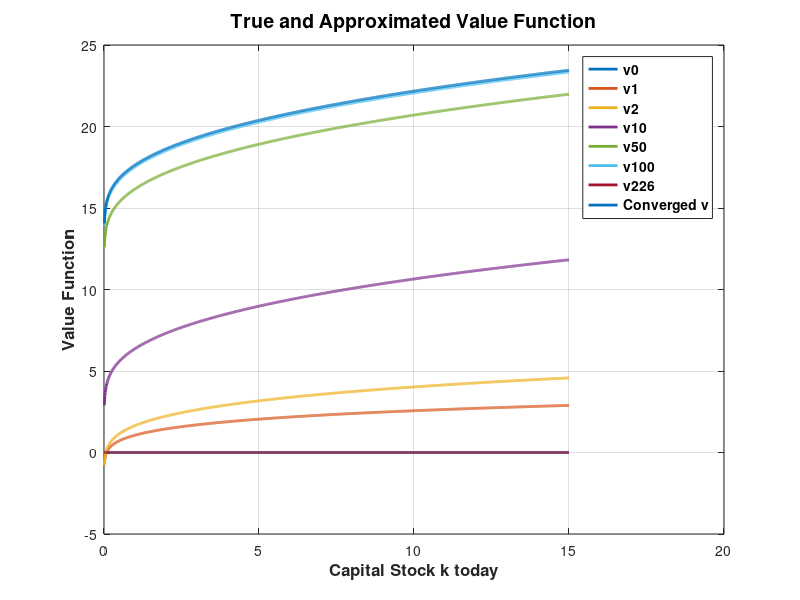
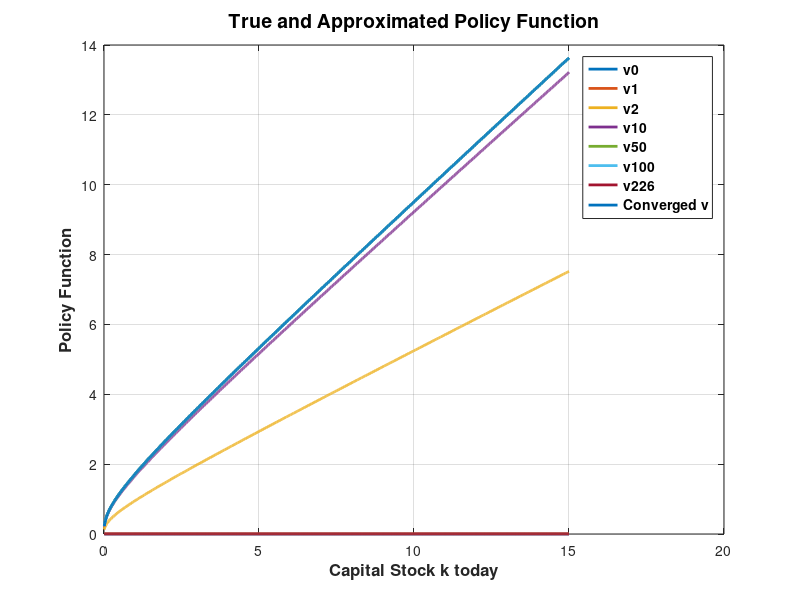
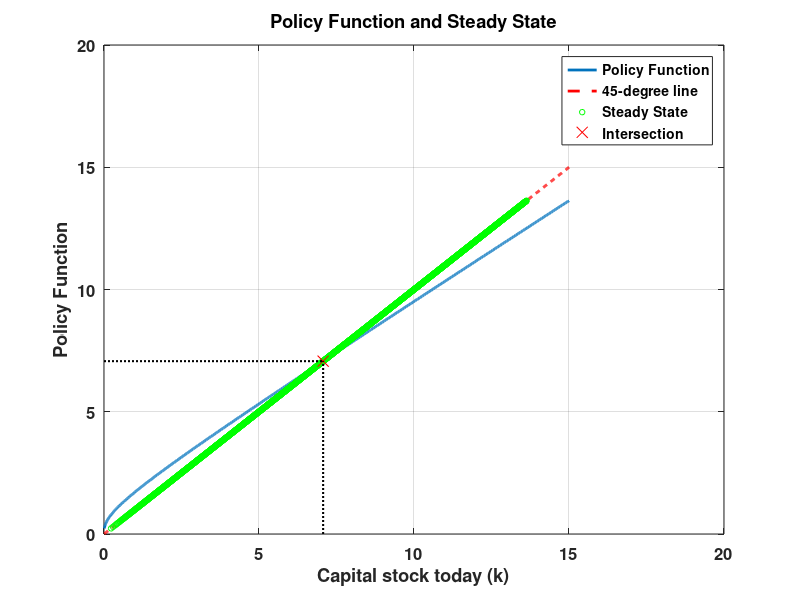
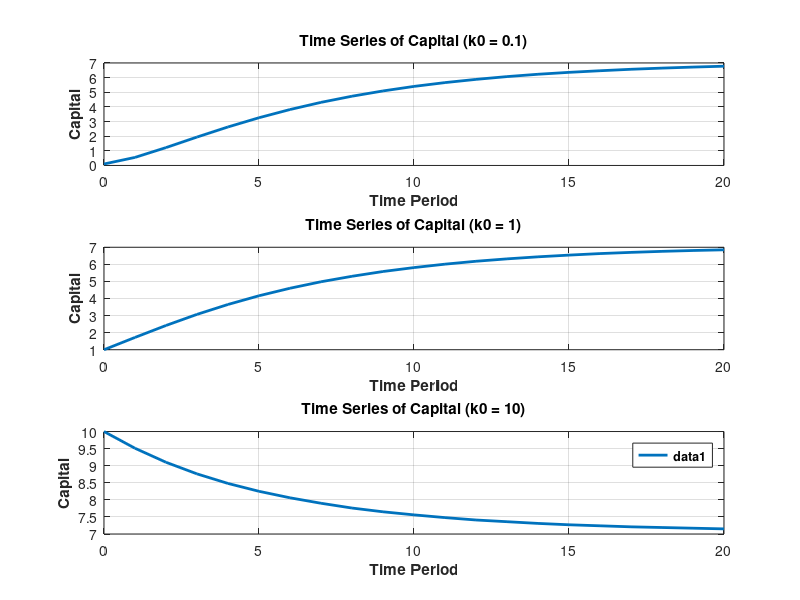

Write MATLAB code to recreate these figures, in order. (Note: this script raises an error after producing the figures.)
%%%%%%%%%%%%%%%%% Parameter Setting %%%%%%%%%%%%%%%%%%%%%%%%%%%%%%%%%%%%%%%
alpha       = 0.3;      % Capital share
beta        = 0.95;     % Discounted rate
A           = 2;
delta       = 0.1;     % Depreciation rate of capital stock
tol         = 1e-5;     % Convergence tolerance
error       = 1;        % Initial value of error
iter        = 1;        % Number of loops
% Set the iterations for which you want to save the value function
iterations_to_save = [0, 1, 2, 10, 50, 100, 226];
%%%%%%%%%%%%%%%%% Grid And Initial Guess %%%%%%%%%%%%%%%%%%%%%%%%%%%%%%%%%%
% Compute the steady state of capital
kss     = (((1/beta)+delta-1)/(A*alpha))^(1/(alpha-1));
kmin    = 0.01;
kmax    = 15;

% Generate grids
nk      = 1500;  % Choose No. of grids to cover kss
kgrid   = linspace(kmin, kmax, nk)';

% Initial guess of value function
v       = zeros(nk,1);
tv      = zeros(nk,1);
dr      = zeros(nk,1);
%%%%%%%%%%%%%%%%% Main Loop %%%%%%%%%%%%%%%%%%%%%%%%%%%%%%%%%%%%%%%%%%%%%%%
consumption = 2*kgrid.^alpha + (1- delta).*kgrid - kgrid'; 
consumption(consumption < 0) = NaN;

utility = log(consumption);
utility(isnan(utility)) = -inf;
% Initialize variables to store value functions at specific iterations
v0 = zeros(nk,1);
v1 = zeros(nk,1);
v2 = zeros(nk,1);
v10 = zeros(nk,1);
v50 = zeros(nk,1);
v100 = zeros(nk,1);
v226 = zeros(nk,1);
kp0 = zeros(nk,1);
kp1 = zeros(nk,1);
kp2 = zeros(nk,1);
kp10 = zeros(nk,1);
kp50 = zeros(nk,1);
kp100 = zeros(nk,1);
kp226 = zeros(nk,1);
while error > tol
    [tv, dr] = max(utility + beta*v', [], 2);
    error    = max(abs(tv - v));
    v        = tv;
    
    % Check if the current iteration is in the list to save
    if ismember(iter, iterations_to_save)
        % Store the value function in the corresponding variable
        switch iter
            case 0
                kp0 = kgrid(dr);
                v0 = v;
            case 1
                kp1 = kgrid(dr);
                v1 = v;
            case 2
                kp2 = kgrid(dr);
                v2 = v;
            case 10
                kp10 = kgrid(dr);
                v10 = v;
            case 50
                kp50 = kgrid(dr);
                v50 = v;
            case 100
                kp100 = kgrid(dr);
                v100 = v;
            case 226
                kp226 = kgrid(dr);
                v226 = v;
        end
    end

    iter     = iter + 1;
end

% Policy function
kp = kgrid(dr);
cp = 2*kgrid.^alpha + (1 - delta).*kgrid - kp;
% Create a figure with a white background
figure('Color', 'w');

% Plot v0 with a thicker line
plot(kgrid, v0, 'LineWidth', 2);
hold on;

% Plot v1 with a thicker line
plot(kgrid, v1, 'LineWidth', 2);

% Plot v2 with a thicker line
plot(kgrid, v2, 'LineWidth', 2);

% Plot v10 with a thicker line
plot(kgrid, v10, 'LineWidth', 2);

% Plot v50 with a thicker line
plot(kgrid, v50, 'LineWidth', 2);

% Plot v100 with a thicker line
plot(kgrid, v100, 'LineWidth', 2);

% Plot v226 with a thicker line
plot(kgrid, v226, 'LineWidth', 2);

% Plot converged v with a thicker line
plot(kgrid, v, 'LineWidth', 2);

% Label the axes with thicker text
xlabel('Capital Stock k today', 'FontSize', 12, 'FontWeight', 'bold');
ylabel('Value Function', 'FontSize', 12, 'FontWeight', 'bold');
title('True and Approximated Value Function', 'FontSize', 14, 'FontWeight', 'bold');
legend('v0', 'v1', 'v2', 'v10', 'v50', 'v100', 'v226', 'Converged v', 'FontSize', 10, 'FontWeight', 'bold');

% Add gridlines
grid on;

% Hold off to stop overlaying additional plots
hold off;

% Create a figure with a white background for the policy function
figure('Color', 'w');

% Plot kp0 with a thicker line
plot(kgrid, kp0, 'LineWidth', 2);
hold on;

% Plot kp1 with a thicker line
plot(kgrid, kp1, 'LineWidth', 2);

% Plot kp2 with a thicker line
plot(kgrid, kp2, 'LineWidth', 2);

% Plot kp10 with a thicker line
plot(kgrid, kp10, 'LineWidth', 2);

% Plot kp50 with a thicker line
plot(kgrid, kp50, 'LineWidth', 2);

% Plot kp100 with a thicker line
plot(kgrid, kp100, 'LineWidth', 2);

% Plot kp226 with a thicker line
plot(kgrid, kp226, 'LineWidth', 2);

% Plot converged kp with a thicker line
plot(kgrid, kp, 'LineWidth', 2);

% Label the axes with thicker text
xlabel('Capital Stock k today', 'FontSize', 12, 'FontWeight', 'bold');
ylabel('Policy Function', 'FontSize', 12, 'FontWeight', 'bold');
title('True and Approximated Policy Function', 'FontSize', 14, 'FontWeight', 'bold');
legend('v0', 'v1', 'v2', 'v10', 'v50', 'v100', 'v226', 'Converged v', 'FontSize', 10, 'FontWeight', 'bold');

% Add gridlines
grid on;

% Hold off to stop overlaying additional plots
hold off;

%%%%%%%%%%%%%%%%% steady state %%%%%%%%%%%%%%%%%%%%%%%%%%%%%%%%%%%%%%%
% Create a figure with a white background
figure('Color', 'w');

% Plot the policy function with a thicker line
plot(kgrid, kp, 'LineWidth', 2);
hold on;

% Plot the 45-degree line with a thicker red line
plot(kgrid, kgrid, '--r', 'LineWidth', 2);

% Label the axes with a larger font size and thicker font
xlabel('Capital stock today (k)', 'FontSize', 16, 'FontWeight', 'bold');
ylabel('Policy Function', 'FontSize', 16, 'FontWeight', 'bold');
title('Policy Function and Steady State', 'FontSize', 18, 'FontWeight', 'bold');

% Add gridlines
grid on;

% Find the steady-state level of capital
steady_state = interp1(kgrid, kp, kgrid, 'linear', 'extrap');

% Highlight the steady state with a smaller green circle
plot(steady_state, steady_state, 'og', 'MarkerSize', 4);

% Find the intersection with the 45-degree line
intersection = fminbnd(@(k) abs(k - interp1(kgrid, kp, k)), min(kgrid), max(kgrid));

% Highlight the intersection with a red "X"
plot(intersection, intersection, 'rx', 'MarkerSize', 8);

% Connect the intersection point to the axes with thicker dotted lines
plot([intersection, intersection], [0, intersection], ':k', 'LineWidth', 1.5);
plot([0, intersection], [intersection, intersection], ':k', 'LineWidth', 1.5);

% Display the steady-state value and intersection coordinates with a larger font size and thicker font
fprintf('Steady-State Level of Capital: %.4f\n', steady_state);
fprintf('Intersection coordinates: (%.4f, %.4f)\n', intersection, intersection);

% Set axis labels to be in bold and larger font
set(gca, 'FontWeight', 'bold', 'FontSize', 12);

% Legend with a larger font size and thicker font
legend('Policy Function', '45-degree line', 'Steady State', 'Intersection', 'FontSize', 10, 'FontWeight', 'bold');

% Hold off to stop overlaying additional plots
hold off;



%%%%%%%%%%%%%%%%% question(2) %%%%%%%%%%%%%%%%%%%%%%%%%%%%%%%%%%%%%%%
T = 20; % Number of periods
k0_values = [0.1, 1, 10]; % Initial values of k0 to test

% Initialize a matrix to store the time series of capital for each k0
k_time_series = zeros(T+1, length(k0_values));

for i = 1:length(k0_values)
    % Set the initial value of k0
    k0 = k0_values(i);
    
    % Initialize an array to store the time series of capital
    k_t = zeros(T+1, 1);
    
    % Set the initial capital value
    k_t(1) = k0;
    
    % Simulate the time series of capital using the policy function
    for t = 1:T
        % Use the policy function to determine the next period's capital
        k_t(t+1) = interp1(kgrid, kp, k_t(t), 'spline');
    end
    
    % Store the time series of capital in the matrix
    k_time_series(:, i) = k_t;
end
% Create a figure with a white background
figure('Color', 'w');

for i = 1:length(k0_values)
    subplot(length(k0_values), 1, i);
    plot(0:T, k_time_series(:, i), 'LineWidth', 2); % Adjust LineWidth as desired
    xlabel('Time Period', 'FontWeight', 'bold'); % Set FontWeight to 'bold'
    ylabel('Capital', 'FontWeight', 'bold'); % Set FontWeight to 'bold'
    title(['Time Series of Capital (k0 = ' num2str(k0_values(i)) ')'], 'FontWeight', 'bold'); % Set FontWeight to 'bold'
    grid on;
end

% Add a legend
legend('Location', 'Best', 'FontWeight', 'bold'); % Set FontWeight to 'bold'

% Adjust the subplot layout
sgtitle('Time Series of Capital for Different Initial Values of k0', 'FontWeight', 'bold'); % Set FontWeight to 'bold'
% Your previous code for plotting the figures

% Create a figure with a white background
figure('Color', 'w');

% Initialize a vector to store the steady-state line
steady_state_line = kss * ones(T+1, 1);

% Create a single subplot for all lines
subplot(1, 1, 1);

for i = 1:length(k0_values)
    plot(0:T, k_time_series(:, i), 'LineWidth', 2); % Adjust LineWidth as desired
    hold on; % Hold the plot for adding the steady-state line
end

% Plot the steady-state line
plot(0:T, steady_state_line, 'r--', 'LineWidth', 1); % Dotted line for steady state

xlabel('Time Period', 'FontWeight', 'bold'); % Set FontWeight to 'bold'
ylabel('Capital', 'FontWeight', 'bold'); % Set FontWeight to 'bold'
title('Time Series of Capital and Steady State', 'FontWeight', 'bold'); % Set FontWeight to 'bold'
grid on;

% Add a legend
legend('k0 = 0.1', 'k0 = 1', 'k0 = 10', 'Steady State', 'Location', 'Best', 'FontWeight', 'bold'); % Set FontWeight to 'bold'



% Save the first figure as a PNG file
figure(1);
saveas(gcf, 'D:\Econ\CUHKSZ\Macro I\code\Bellman_Equation\graph\figure1.png');

% Save the second figure as a PNG file
figure(2);
saveas(gcf, 'D:\Econ\CUHKSZ\Macro I\code\Bellman_Equation\graph\figure2.png');

% Save the third figure as a PNG file
figure(3);
saveas(gcf, 'D:\Econ\CUHKSZ\Macro I\code\Bellman_Equation\graph\figure3.png');

% Save the fourth figure as a PNG file
figure(4);
saveas(gcf, 'D:\Econ\CUHKSZ\Macro I\code\Bellman_Equation\graph\figure4.png');

% Save the fifth figure as a PNG file
figure(5);
saveas(gcf, 'D:\Econ\CUHKSZ\Macro I\code\Bellman_Equation\graph\figure5.png');

